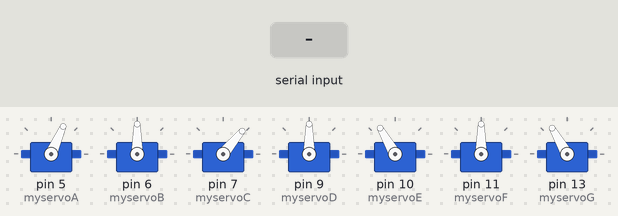
A sketch run on a simulated Arduino Uno, built with avr-gcc and run on an emulated ATmega328P. Shown: 7 × servo. The test bench sets the inputs (shaded band).

Above: at 1.2 s.
1.3 s: "#com" received over Serial
At 2.7 s:
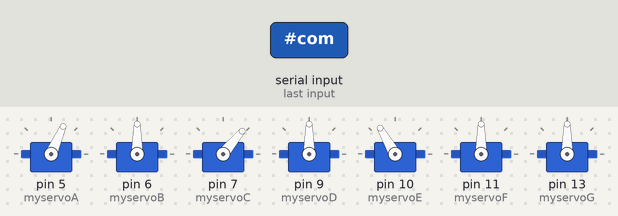
3.7 s: "#auto2\n" received over Serial
At 4.0 s:
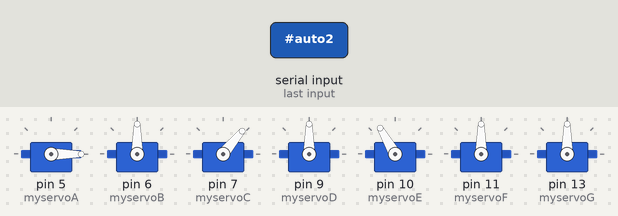
5.2 s: "#stop" received over Serial
At 5.67 s:
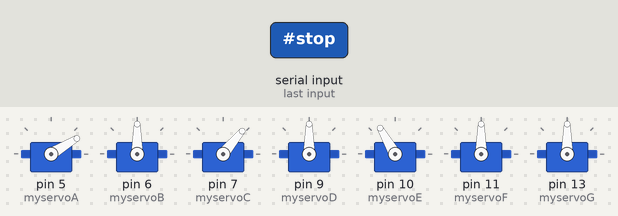
Timing chart, 0 to 8.2 s (numbered marks = the images above; inputs shaded):
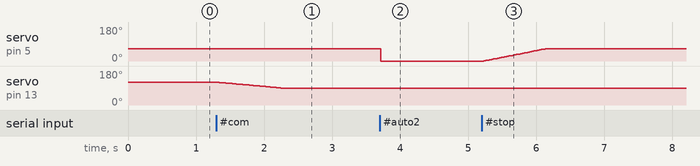

Measured:
- after the input at 1.3 s, servo on pin 13 (myservoG): moves from 120° to 90° over 0.90 s, starting at once
- after the input at 3.7 s, servo on pin 5 (myservoA): 66° → 0° at once
- after the input at 5.2 s, servo on pin 5 (myservoA): moves from 0° to 66° over 0.91 s, starting at once

The sketch:

SERVO_CONTROL_C_App_Arduino.ino
```cpp
/*
Author: Danny van den Brande, BlueCore Tech. Arduinosensors.nl
This code below belongs the the C# Windows application i created.
Servo control for arduino, you can set-up your automatic programs in the source code
of the c# application, the buttons are allready pre-set with the commands that the arduino
needs to receive. There is one example Automated program in the arduino code,
you can copy this and add more automated programs, more instructions are in the code itself.

The C# app is open source and avaialble in the instructable or our blog
If you cannot find the source code feel free to contact us on
contact@arduinosensors.nl
 */

#include <Servo.h>
Servo myservoA;
Servo myservoB;
Servo myservoC;
Servo myservoD;
Servo myservoE;
Servo myservoF;
Servo myservoG;
int i,pos,myspeed,myshow;
int sea1,seb2,sec3,sed4,see5,sef6,seg7;
static int v=0;
boolean isConnected = false;
String mycommand="";  /// Serial capture   #auto: automatic operation  #com: computer serial port control  #stop: standstill
static int mycomflag=1; // #auto：2 automatic operation  , #com： 1  computer serial port control    #stop：0  standstill


void myservosetup()  //Standstill state for robot arm if mycomflag=0
{
   sea1=myservoA.read();
   seb2=myservoB.read();
   sec3=myservoC.read();
   sed4=myservoD.read();
   see5=myservoE.read();
   sef6=myservoF.read();
   seg7=myservoG.read();

   myspeed=500;
   for(pos=0;pos<=myspeed;pos+=1)
   {
    myservoA.write(int(map(pos,1,myspeed,sea1,66)));
    myservoB.write(int(map(pos,1,myspeed,seb2,90)));
    myservoC.write(int(map(pos,1,myspeed,sec3,50)));
    myservoD.write(int(map(pos,1,myspeed,sed4,90)));
    myservoE.write(int(map(pos,1,myspeed,see5,120)));
    myservoF.write(int(map(pos,1,myspeed,sef6,90)));
    myservoG.write(int(map(pos,1,myspeed,seg7,90)));
    delay(1);
   }
}

void setup()
{
  pinMode(13,INPUT);
  pinMode(12,INPUT);
  Serial.begin(9600);
  myshow=0;
  mycomflag=1; // the  ARM default  state: 2 automatic operation
  myservoA.attach(5);
  myservoB.attach(6);
  myservoC.attach(7);
  myservoD.attach(9);
  myservoE.attach(10);
  myservoF.attach(11);
  myservoG.attach(13);

  myservoA.write(66);
  myservoB.write(90);
  myservoC.write(50);
  myservoD.write(90);
  myservoE.write(120);
  myservoF.write(90);
  myservoG.write(120);
}

void loop()
{
  while (Serial.available() > 0)
    {
        mycommand += char(Serial.read());
        delay(2);
    }
    if (mycommand.length() > 0)
    {
        if(mycommand=="#auto")
        {
          mycomflag=2;
         // Serial.println("automatic program");
          mycommand="";
        }
//        if(mycommand=="#auto2")//uncomment this part and add more if your adding more automatic programs
//        {                      //with mycomflag=3;, mycomflag=4; etc...
//          mycomflag=3;         //the #auto2 command is already set in the c# program at button5
//          Serial.println("automatic program2");
//          mycommand="";
//        }
        if(mycommand=="#com")
        {
          mycomflag=1;
        //  Serial.println("computer control station");
          mycommand="";
          myservosetup();
        }
        if(mycommand=="#stop")
        {
          mycomflag=0;
        //  Serial.println("stop station");
          mycommand="";
        }

    }
 ///////////////////

  if(mycomflag==1)  // this is used for the control panel on pc (COM port control)
  {

   for(int m=0;m<mycommand.length();m++)
  {
    char ch = mycommand[m];
    switch(ch)
    {
      case '0'...'9':
      v = v*10 + ch - '0';
      break;


      case 'a':
      if(v >= 5 || v <= 175 ) myservoA.write(v);
      v = 0;
      break;

      case 'b':

      myservoB.write(v);
      v = 0;
      break;
      case 'c':
      if(v >= 20 ) myservoC.write(v);
      v = 0;
      break;
      case 'd':
      myservoD.write(v);
      v = 0;
      break;
      case 'e':
      myservoE.write(v);
      v = 0;
      break;
      case 'f':
      myservoF.write(v);
      v = 0;
      break;
      case 'g':
      myservoG.write(v);
      v = 0;
      break;
    }

    }
   mycommand="";
  }

  // setup your automatic program 1 here below, you can add more youself
  // and assign them to buttons 2 3 and 4 in the c# program
  // make sure to add the following part of code below to at the top of void loop when
  // you add new automatic programs for the c# buttons, make sure to change it to mycomflag=3 etc.
  // the c# code is already pre coded for you to add new programs.
  // the command for button 1 is #auto, for button2 2 is #auto2, button 3 is #auto3 and button 4 #auto4
  // stop is #stop, and to use slider control the button "com control" sends #com
//  if(mycommand=="#auto2")
//        {
//          mycomflag=2;
//          Serial.println("auto station");
//          mycommand="";
//        }
///////////////////////////////////////////////////////////////////////////////////
  if(mycomflag==2)
  {
   delay(3000);
   myservosetup();
   myspeed=500;
    for(pos = 0; pos <=myspeed; pos += 1)
  {
    myservoA.write(int(map(pos,1,myspeed,66,90)));
    myservoB.write(int(map(pos,1,myspeed,90,40)));
    delay(1);
  }
   delay(1000);
   myspeed=500;
  for(pos = 0; pos <=myspeed; pos += 1)
  {
    myservoA.write(int(map(pos,1,myspeed,50,65)));
    myservoB.write(int(map(pos,1,myspeed,90,170)));
    myservoC.write(int(map(pos,1,myspeed,90,5)));
    delay(1);
   }
  myspeed=1000;
  for(pos = 0; pos <=myspeed; pos += 1)
  {
    myservoB.write(int(map(pos,1,myspeed,40,70)));
    myservoC.write(int(map(pos,1,myspeed,65,50)));
    delay(1);
   }
   myspeed=500;
  for(pos = 0; pos <=myspeed; pos += 1)
  {
    myservoC.write(int(map(pos,1,myspeed,50,45)));
    myservoA.write(int(map(pos,1,myspeed,170,90)));
    myservoB.write(int(map(pos,1,myspeed,5,27)));
    myservoA.write(int(map(pos,1,myspeed,90,40)));
    delay(1);
   }
   myspeed=1000;
  for(pos = 0; pos <=myspeed; pos += 1)
  {
    myservoA.write(int(map(pos,1,myspeed,90,140)));
    myservoC.write(int(map(pos,1,myspeed,40,130)));
    delay(1);
   }
    myspeed=500;
    for(pos = 0; pos <=myspeed; pos += 1)
  {
    myservoA.write(int(map(pos,1,myspeed,140,90)));
    myservoC.write(int(map(pos,1,myspeed,45,50)));
    myservoB.write(int(map(pos,1,myspeed,70,50)));
    delay(1);
  }
  }

  if(mycomflag==0) // this is used when the robot is idle when pressed on "Stop robot" in the C# Application
  {
   myservosetup();
  }
}
```
